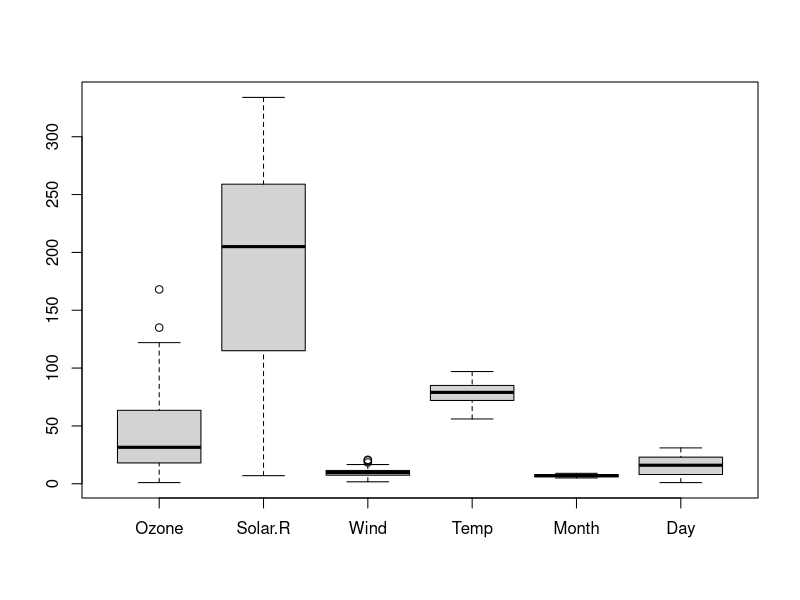
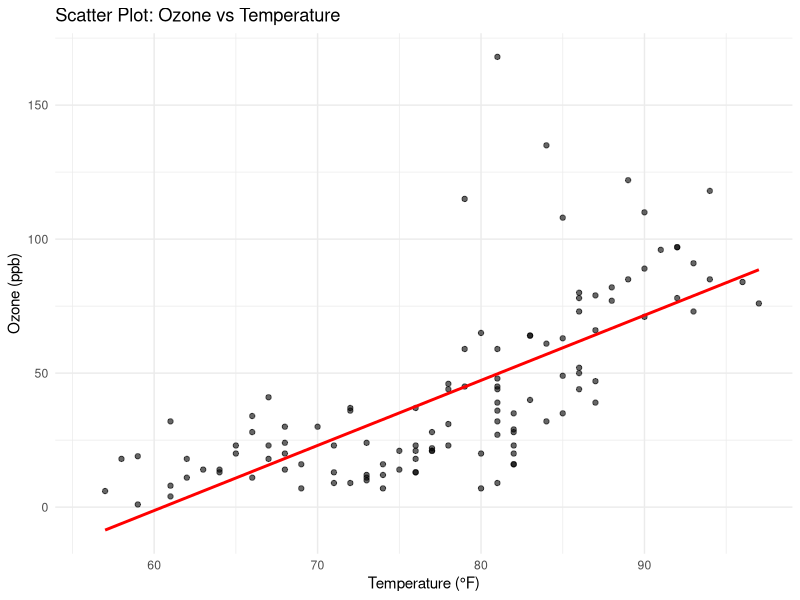
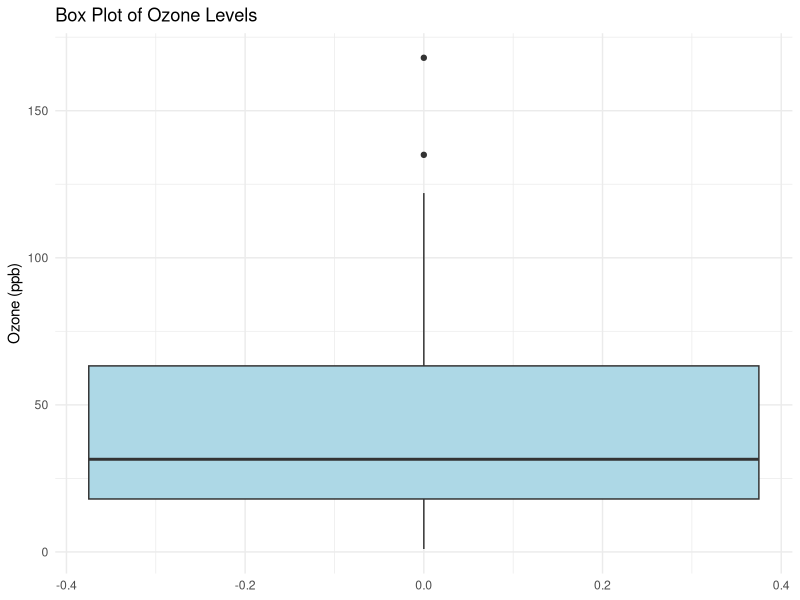
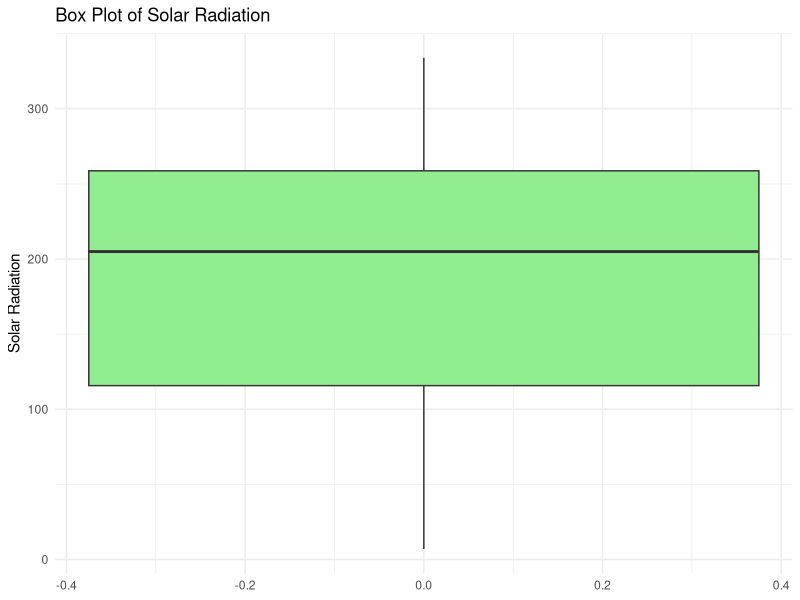

Recreate these plots in R, in order.
data("airquality")
library(mice)
library(VIM)
library(ggplot2)
library(dplyr)
head(airquality)

cat("Total NA values in the dataset: ", sum(is.na(airquality)))

summary(airquality)

cat("Total Missing values wrt to columns: ", colSums(is.na(airquality)))

removedRow <- na.omit(airquality) 
head(removedRow)


airquality_clean <- airquality
mean_ozone <- mean(airquality_clean$Ozone, na.rm = TRUE)
airquality_clean$Ozone[is.na(airquality_clean$Ozone)] <- mean_ozone
sum(is.na(airquality$Ozone))
sum(is.na(airquality_clean$Ozone))


airquality_multi <- airquality
airquality_knn <- airquality


multi_imp <- mice(airquality_multi, m=5, method='pmm', printFlag=FALSE)
airquality_multi <- complete(multi_imp, 1)
sum(is.na(airquality$Ozone))
sum(is.na(airquality_multi$Ozone))

airquality_knn <- kNN(airquality_knn, k=5)
airquality_knn <- airquality_knn[, 1:6]
sum(is.na(airquality$Ozone))
sum(is.na(airquality_multi$Ozone))


boxplot(airquality) 



calculate_zscore <- function(x) {
  (x - mean(x, na.rm = TRUE)) / sd(x, na.rm = TRUE)
}

scatter_plot <- ggplot(airquality, aes(x = Temp, y = Ozone)) +
  geom_point(alpha = 0.6) +
  geom_smooth(method = "lm", se = FALSE, color = "red") +
  labs(title = "Scatter Plot: Ozone vs Temperature",
       x = "Temperature (°F)",
       y = "Ozone (ppb)") +
  theme_minimal()

boxplot_ozone <- ggplot(airquality, aes(y = Ozone)) +
  geom_boxplot(fill = "lightblue") +
  labs(title = "Box Plot of Ozone Levels",
       y = "Ozone (ppb)") +
  theme_minimal()

boxplot_solar <- ggplot(airquality, aes(y = Solar.R)) +
  geom_boxplot(fill = "lightgreen") +
  labs(title = "Box Plot of Solar Radiation",
       y = "Solar Radiation") +
  theme_minimal()

ozone_q1 <- quantile(airquality$Ozone, 0.25, na.rm = TRUE)
ozone_q3 <- quantile(airquality$Ozone, 0.75, na.rm = TRUE)
ozone_iqr <- ozone_q3 - ozone_q1
ozone_lower <- ozone_q1 - 1.5 * ozone_iqr
ozone_upper <- ozone_q3 + 1.5 * ozone_iqr

outliers_analysis <- airquality %>%
  mutate(
    Ozone_zscore = calculate_zscore(Ozone),
    Solar.R_zscore = calculate_zscore(Solar.R),
    Wind_zscore = calculate_zscore(Wind),
    Temp_zscore = calculate_zscore(Temp)
  )

outliers_zscore <- outliers_analysis %>%
  filter(abs(Ozone_zscore) > 3 | 
           abs(Solar.R_zscore) > 3 |
           abs(Wind_zscore) > 3 |
           abs(Temp_zscore) > 3)

outliers_iqr <- airquality %>%
  filter(Ozone > ozone_upper | Ozone < ozone_lower)

cat("\nOutlier Analysis Summary:\n")
cat("\nIQR Boundaries for Ozone:")
cat("\nLower bound:", ozone_lower)
cat("\nUpper bound:", ozone_upper)
cat("\n\nNumber of outliers detected:")
cat("\nUsing Z-score method (|z| > 3):", nrow(outliers_zscore))
cat("\nUsing IQR method (Ozone only):", nrow(outliers_iqr))

print(scatter_plot)
print(boxplot_ozone)
print(boxplot_solar)
